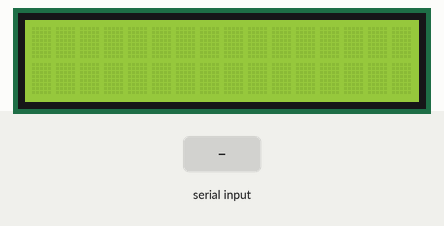
This sketch was run on a simulated Arduino Uno, built with avr-gcc and run on an emulated ATmega328P. On the bench: 16×2 character LCD. The inputs (shaded band) are chosen by the test bench.

Above: at 1.2 s.
1.3 s: "1" received over Serial
At 2.1 s:
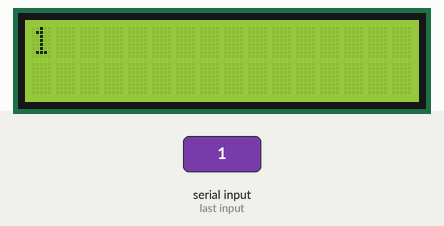
3.0 s: "0" received over Serial
At 3.5 s:
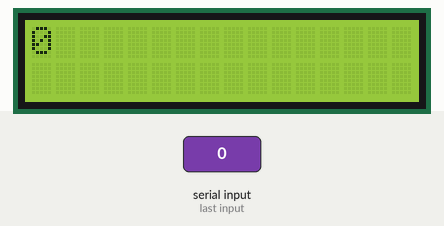
4.5 s: "2" received over Serial
At 4.8 s:
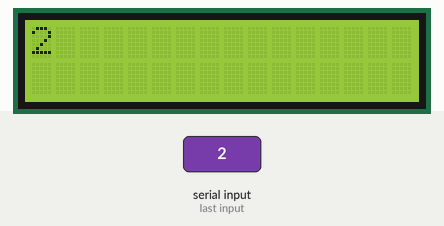
Timing chart, 0 to 7.5 s (numbered marks = the images above; inputs shaded):
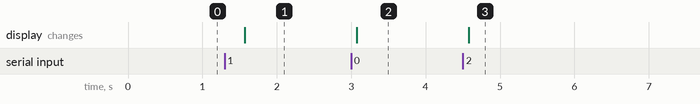

The sketch:

Lcd_test_3.ino
```cpp
//miksa007
//20.10.2016
//This program takes characters input from serial monitor and put those to the lcds first row
//TODO ...

#include <LiquidCrystal.h>

// initialize the library with the numbers of the interface pins
LiquidCrystal lcd(8, 9, 4, 5, 6, 7);
int x=0;

char inData[17]; // Allocate some space for the string
char inData2[17];
char inChar=-1; // Where to store the character read
byte index = 0; // Index into array; where to store the character


void setup() {
  // set up the LCD's number of columns and rows:
  lcd.begin(16, 2);
  Serial.begin(9600);

}

// clean LCD
char cleanUp(){
  lcd.setCursor(0,0);
  lcd.print("                ");
  lcd.setCursor(0,1);
  lcd.print("                ");
}

//writes two rows of text: 16 character and 16 character
char readSerialData() {
  //cleaning ldc only if there is input
  if(Serial.available() > 0){
    cleanUp();
  }
  while (Serial.available() > 0) // waiting input
  {
    inChar = Serial.read(); // Read a character
    //first row
    if(index < 16) // One less than the size of the array
    {
      inData[index] = inChar; // Store it
      index++; // Increment where to write next
      inData[index] = '\0'; // Null terminate the string
    }else if(index>15 &&index<32){
      //second row
      inData2[index-16] = inChar; // Store it
      index++; // Increment where to write next
      inData2[index-16] = '\0'; // Null terminate the string
    }
    else{
      //if message is too long
      break;
    }
  }

  //The first row printing
  lcd.setCursor(0,0);
  lcd.print(inData);
  //The second row printing
  lcd.setCursor(0,1);
  lcd.print(inData2);
  index=0;
  //emptying string, but this is not the best choice
  for (int i=0;i<16;i++) {
    inData[i]=0;
  }
  for (int i=0;i<16;i++) {
    inData2[i]=0;
  }
}

void loop() {
  //all the work is done in readSerialData()-function
  readSerialData();
  delay(500);
}
```

Measured:
- after the input at 1.3 s, the display: changes after 0.27 s (image 1)
- after the input at 3.0 s, the display: changes after 0.07 s (image 2)
- after the input at 4.5 s, the display: changes after 0.08 s (image 3)
